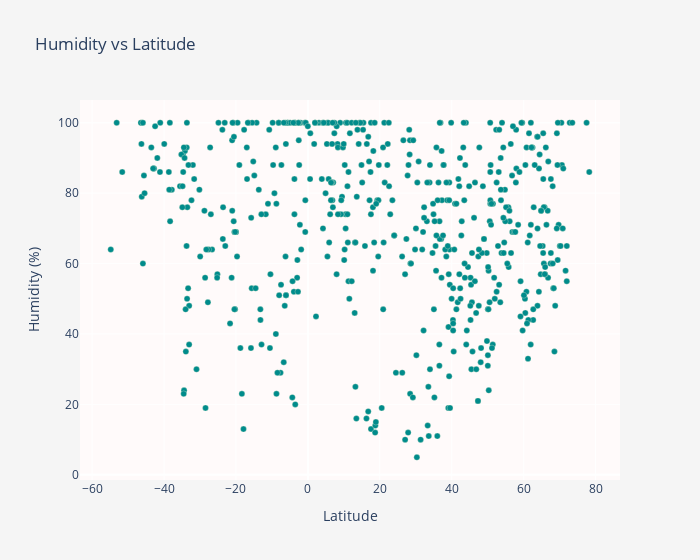

This figure's notebook cell:
### Code cell
fig2 = go.Figure(
    data=go.Scatter(x=cities_df['Lat'],
                    y=cities_df['Humidity'],
                    mode='markers',
                    marker=dict(
                        color='darkcyan',
                        line=dict(
                            color='cornsilk',
                            width=0.3
                        )
                    )
    ),
    layout=go.Layout(
        autosize=True,
        title='Humidity vs Latitude',
        xaxis_title='Latitude',
        yaxis_title='Humidity (%)',
        paper_bgcolor='whitesmoke',
        plot_bgcolor='snow',
        width=700
    ))

fig2.show()

### Figure 1 — Plotly figure (JSON) as saved in the notebook; plotly's stock layout.template omitted (floating-point values rounded to 4 significant figures; data arrays with more than 128 entries replaced by an {"elided": "..."} marker saying what was removed)
{"data": [{"marker": {"color": "darkcyan", "line": {"color": "cornsilk", "width": 0.3}}, "mode": "markers", "type": "scatter", "x": {"elided": "547 float values"}, "y": {"elided": "547 int values"}}], "layout": {"autosize": true, "paper_bgcolor": "whitesmoke", "plot_bgcolor": "snow", "title": {"text": "Humidity vs Latitude"}, "width": 700, "xaxis": {"title": {"text": "Latitude"}}, "yaxis": {"title": {"text": "Humidity (%)"}}}}
